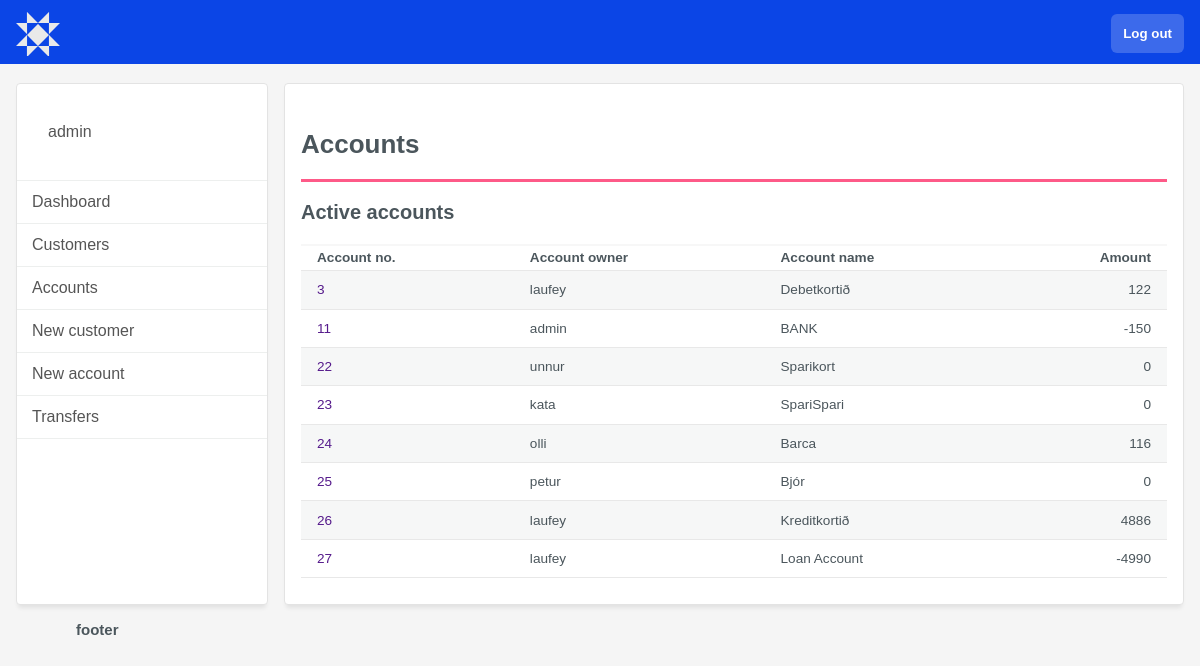
The page /staffAccountView/ (signed in) on the database its author committed.
### bank_app/models.py (models this page shows, shortened)
class Account(models.Model):
   LOANACCOUNT = 'Loan account'
   CREDITCARD = 'Credit card'
   DEBITCARD = 'Debit card'
   SAVINGSACCOUNT = 'Savings account'
   ACCOUNTS = [
      (LOANACCOUNT, 'Loan Account'),
      (DEBITCARD, 'Debit Card Account'),
      (CREDITCARD, 'Credit Card Account'),
      (SAVINGSACCOUNT, 'Savings Account'),
   ]
   user = models.ForeignKey(User, on_delete=models.CASCADE)
   title = models.CharField(max_length=200)
   account_type = models.CharField(choices=ACCOUNTS, default=SAVINGSACCOUNT, max_length=20)
   last_update = models.DateTimeField(auto_now_add=True, null=True)
   class Meta:
      get_latest_by = 'pk'
   @property
   def movements(self) -> QuerySet:
      return Ledger.objects.filter(account=self)
   @property
   def money(self) -> Decimal:
      return self.movements.aggregate(models.Sum('amount'))['amount__sum'] or Decimal(0)

### bank_app/views.py (the view)
# urls.py: path('staffAccountView/', views.staffAccountView, name='staffAccountView'),
@login_required
def staffAccountView(request):
   assert request.user.is_staff, 'Not for regular customers, only for admin'
   context = {
      'accounts':Account.objects.all(),
   }
   return render(request, 'bank_app/staffAccountView.html', context)

### bank_app/templates/bank_app/staffAccountView.html
{% extends 'bank_app/base/base2.html' %}
{% block content %}
<h2>Accounts</h2>
  <h3>Active accounts</h3>
  <table class="account-table">
    <tr class="account-titles">
      <th>Account no.</th>
      <th>Account owner</th>
      <th>Account name</th>
      <th class="float-right">Amount</th>
    </tr>
    {% for account in accounts %}
      <tr>
        <td><a href="">{{ account.id }}</a></td>
        <td>{{ account.user }}</td>
        <td>{{ account.title }}</td>
        <td class="float-right">{{ account.money }}</td>
      </tr>
      {% endfor %}
    </table>
{% endblock %}

### bank_app/templates/bank_app/base/base2.html (shortened to what this page needs)
{% load static %}
<!DOCTYPE html>
<html lang="en">
<head>
  <link rel="stylesheet" href="{% static 'css/style2.css' %}">
</head>
<body class="white">
  <nav class="blue">
    <ul class="ul2">
      <li>
        <a href="{% url 'bank_app:index' %}" class="logo2"></a>
      </li>
      <li>
        <form action="{% url 'login_app:logout' %}">
          <button>Log out</button>
        </form>
      </li>
    </ul>
  </nav>
  <div class="staff_main">
    <ul class="staff_nav">
      <a href="">
        <li class="head">
          {{ user }}
        </li>
      </a>
      <div class="line"></div>
        <a href="{% url 'bank_app:staff' %}">
          <li>Dashboard</li>
        </a>
        <div class="line"></div>
        <a href="{% url 'bank_app:staffCustomerView' %}">
          <li>Customers</li>
        </a>
        <div class="line"></div>
        <a href="{% url 'bank_app:staffAccountView' %}">
          <li>Accounts</li>
        </a>
        <div class="line"></div>
        <a href="{% url 'bank_app:staffNewCustomer' %}">
          <li>New customer</li>
        </a>
        <div class="line"></div>
        <a href="{% url 'bank_app:staffNewAccount' %}">
          <li>New account</li>
        </a>
        <div class="line"></div>
        <a href="{% url 'bank_app:staffTransfers' %}">
          <li>Transfers</li>
        </a>
        <div class="line"></div>
    </ul>
    <div>
      <div class="box">
        {% block content %} {% endblock %}
      </div>
    </div>
  </div>
<footer>
  <h5>footer</h5>
</footer>
</body>
</html>

### bank_app/static/css/style2.css (style rules this page uses)
* { margin:0; padding: 0; font-family: Arial, Helvetica, sans-serif; list-style-type: none; text-decoration: none; box-sizing: border-box; }
:root { --sparion-blue: #0b45e6; --sparion-pink: #fe5a88; --sparion-white: #ffffff; --sparion-light-grey: #e8e8e8; --sparion-lighter-gray: #f5f5f5; --sparion-table-border: #e8e8e8; --sparion-table-color: #f6f7f7; }
body { background-color: var(--sparion-lighter-gray); }
.logo2 { background-image: url("/static/blomid@3x2.svg"); height: 17.5px; width: 12.5px; margin-right: 2rem; }
.blue { background-color: var(--sparion-blue); }
.ul2 { margin: 0 auto; padding: 0; overflow: hidden; height: 4rem; padding: 0 1rem; }
.ul2 li { float:left; }
.ul2 li:last-child { float:right; }
.ul2>li>a { display: block; padding: 22px 22px; margin-top: .75rem; color:var(--sparion-white); }
.ul2 button { color: var(--sparion-white); background-color: rgba(255, 255, 255, 0.2); margin-top: .85rem; padding: .75rem; border: none; border-radius: 6px; font-weight: bold; cursor: pointer; }
.staff_main { margin-top: 1.2rem; margin-left: auto; margin-right: auto; display: flex; justify-content: center; grid-row: auto; gap:1rem; }
.float-right { float: right; }
.staff_nav { display: none !important; border: 1px #e3e3e3 solid; border-radius: 4px; background-color: var(--sparion-white); width: 25vw; display: flex; flex-flow: column; gap: .5rem; margin-left: 1rem; float: right; box-shadow: 0 5px 4px -2px rgb(0 0 0 / 8%); }
.staff_nav .head { height: 96px; display: flex; gap: 1rem; align-items: center; }
.staff_nav>.line { border-bottom: #edefee 1px solid; }
.staff_nav li { padding: .5rem; border-radius: 15px; padding: 12px 15px; }
.staff_nav a { color: #555; }
.box { font-family: Arial, Helvetica, sans-serif; color:#4b565c; border: 1px #e3e3e3 solid; background-color: var(--sparion-white); border-radius: 4px; width: 100vw; padding: 1rem; box-shadow: 0 5px 4px -2px rgb(0 0 0 / 8%); }
h2 { margin-top: 1.8rem; padding-bottom: 1.2rem; border-bottom: 3px solid var(--sparion-pink); font-size: 26px; font-weight: 600; }
h3 { margin: 1.2rem 0; font-size: 20px; }
h5 { font-size: 15px; }
.account-table { width: 100%; border-collapse: collapse; margin-bottom: 10px; font-size: 85%; border-top: 2px solid #f7f7f7; }
tr { display: table-row; border-bottom: 1px solid var(--sparion-table-border); }
th { text-align: left; padding: .3rem 1rem; }
td { display: table-cell; padding: .7rem 1rem; }
tr:nth-child(even) { background-color: var(--sparion-table-color) }
tr:nth-child(odd) { background-color: var(--sparion-white) }
form { display: flex; flex-flow: column; gap: 1rem; }
button { background-color: var(--sparion-blue); color: var(--sparion-white); }
footer { color: #4b565c; width: 90vw; box-sizing: border-box; padding: 1rem; margin: 0 auto; display: grid; gap: 1rem; }
@media only screen and (min-width: 992px) { .staff_nav { display: block !important; } }
@media only screen and (min-width: 992px) { .box { margin-right: 1rem; width: 75vw; } }

### rows shown on the page
Account: id "3", user "laufey", title "Debetkortið", money "122"
Account: id "11", user "admin", title "BANK", money "-150"
Account: id "22", user "unnur", title "Sparikort", money "0"
Account: id "23", user "kata", title "SpariSpari", money "0"
Account: id "24", user "olli", title "Barca", money "116"
Account: id "25", user "petur", title "Bjór", money "0"
Account: id "26", user "laufey", title "Kreditkortið", money "4886"
Account: id "27", user "laufey", title "Loan Account", money "-4990"

### other values the page prints
{{ user }} "admin"
